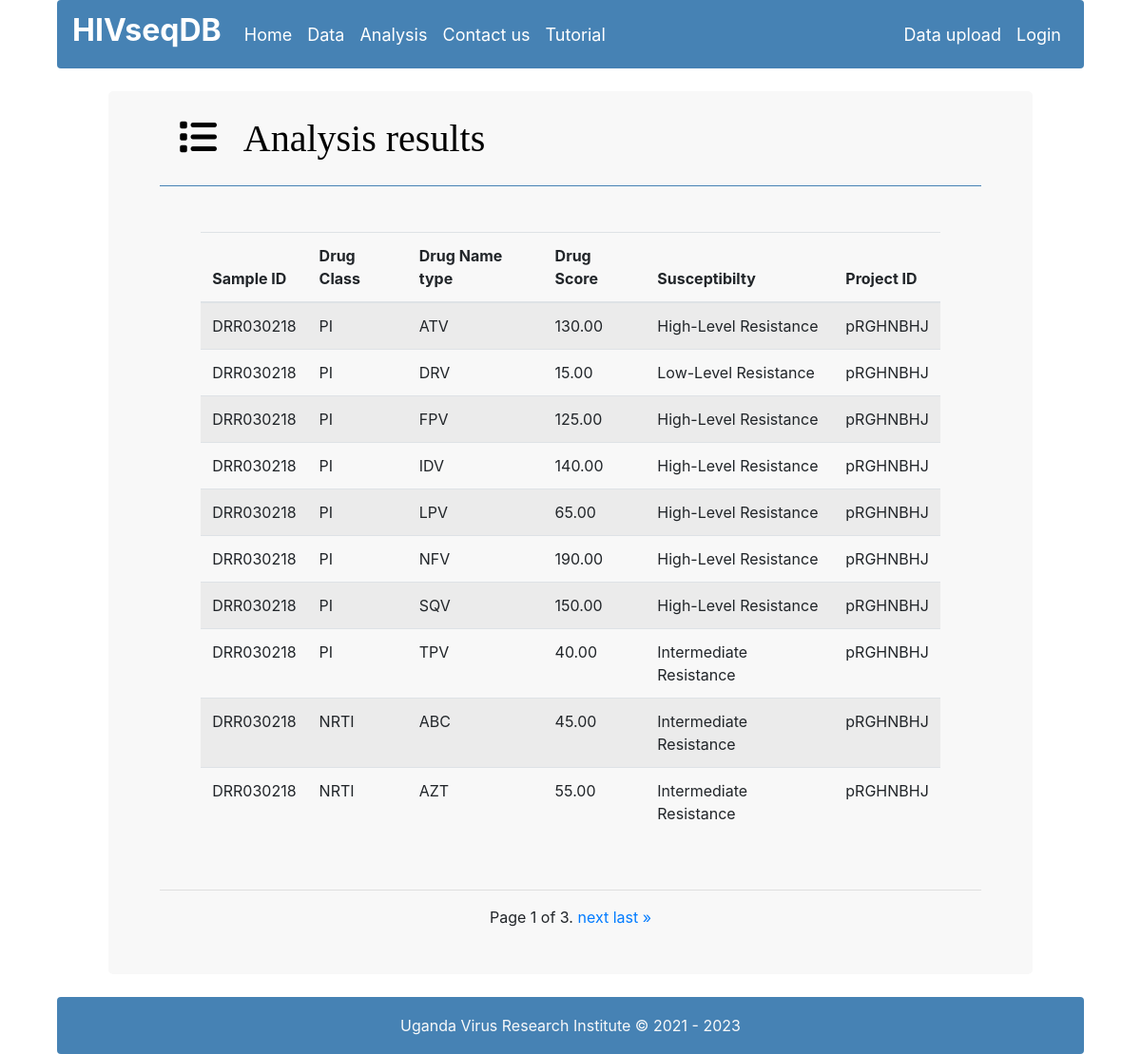
The app's page /analysis/results/ with its own data.
### analysis/models.py (models this page shows, shortened)
class AnalysisResults(models.Model):
    analysis_results_id=models.AutoField(primary_key=True)
    sample_ID=models.CharField(max_length=250)
    drugClass=models.CharField(max_length=250)
    drugName=models.CharField(max_length=250)
    drugScore=models.DecimalField(decimal_places=2,max_digits=5)
    susceptibility=models.CharField(max_length=250)
    project_ID=models.ForeignKey(NewAnalysis, to_field="project_ID",db_column="project_ID",on_delete=models.CASCADE)

class NewAnalysis(models.Model):
    analysis_id=models.AutoField(primary_key=True)
    project_ID=models.CharField(max_length=250, unique=True)
    description=models.CharField(max_length=250, default="DTG virological failure adults in Uganda")
    email=models.EmailField(max_length=250)
    mutation_Database=models.CharField(max_length=250)
    consensus_Percentage=models.DecimalField(decimal_places=2,max_digits=5,default=20)
    target_Coverage=models.DecimalField(decimal_places=2,max_digits=5,default=10000)
    length_Cutoff=models.DecimalField(decimal_places=2,max_digits=5,default=100)
    score_Cutoff=models.DecimalField(decimal_places=2,max_digits=5,default=30)
    error_Rate=models.DecimalField(decimal_places=2,max_digits=5,default=0)
    minimum_Variant_Quality=models.DecimalField(decimal_places=2,max_digits=5,default=0.01)
    minimum_Read_Depth=models.DecimalField(decimal_places=2,max_digits=5,default=100)
    minimum_Allele_Count=models.DecimalField(decimal_places=2,max_digits=5,default=0.01)
    minimum_Mutation_Frequency=models.DecimalField(decimal_places=2,max_digits=5,default=0.01)
    def __str__(self):
        return self.project_ID

### analysis/views.py (the view)
# urls.py: path('analysis/results/', AnalysisResultsView.as_view(), name='analysisResults'),
class AnalysisResultsView(generic.ListView):
    model = AnalysisResults
    queryset = AnalysisResults.objects.all().order_by('analysis_results_id')
    template_name = 'analysis/analysis-results.html'
    paginate_by = 10

### templates/analysis/analysis-results.html (shortened to what this page needs)
{% extends "base/base.html" %}
{% load static %}
{% block css %}
<link rel="stylesheet" href="https://stackpath.bootstrapcdn.com/bootstrap/4.4.1/css/bootstrap.min.css">
<link rel="stylesheet" type="text/css" href="https://cdnjs.cloudflare.com/ajax/libs/font-awesome/6.2.1/css/all.min.css">
{% endblock %}
{% block content %}
<div class="analysis-container">
<div class="analysis-header">
    <div class="icon">
        <i class="fa fa-list" aria-hidden="true"></i>
        &nbsp Analysis results
    </div>
</div>
<br><br>
<div class="params">
    <table class="table table-striped">
        <thead>
            <tr>
                <th>Sample ID</th>
                <th>Drug Class</th>
                <th>Drug Name type</th>
                <th>Drug Score</th>
                <th>Susceptibilty</th>
                <th>Project ID</th>
            </tr>
        </thead>
        <tbody>
            {% for result in page_obj %}
            <tr>
                <td>{{result.sample_ID}}</td>
                <td>{{result.drugClass}}</td>
                <td>{{result.drugName}}</td>
                <td>{{result.drugScore}}</td>
                <td>{{result.susceptibility}}</td>
                <td>{{result.project_ID}}</td>
            </tr>
            {% endfor %}
        </tbody>
    </table>
</div>
<br><hr>
<div class="pagination">
    <div class="check">
    <span class="step-links">
        <span class="current">
            Page {{ page_obj.number }} of {{ page_obj.paginator.num_pages }}.
        </span>
        {% if page_obj.has_next %}
            <a href="?page={{ page_obj.next_page_number }}">next</a>
            <a href="?page={{ page_obj.paginator.num_pages }}">last &raquo;</a>
        {% endif %}
    </span>
</div>
</div>
<br>
<br>
</div>
<br>
{% endblock %}

### templates/analysis/analysis-results.html (style rules this page uses)
.analysis-container { height: 100%; width: 90%; border-radius: 5px; background-color:#F8F8F8; margin: auto; padding-left: 5%; padding-right: 5%; }
.analysis-header { height: 100px; width: 100%; border-radius: 0px; display: flex; justify-content: center; flex-direction: column; border-bottom: 1px solid rgb(70,130,180); }
.icon { color: black; font-size: 40px; padding: 20px 20px 20px 20px; font-family: bold; }
.params { margin: auto; width: 90%; align-items: center; }
.check { margin: auto; align-items: center; text-align: center; }

### templates/base/base.html (style rules this page uses)
html { position: relative; min-height: 100%; width: 90%; margin: auto; }
body { margin: auto; margin-bottom: 60px; }

### records on screen
AnalysisResults: sample_ID "DRR030218", drugClass "PI", drugName "ATV", drugScore "130.00", susceptibility "High-Level Resistance", project_ID "pRGHNBHJ"
AnalysisResults: sample_ID "DRR030218", drugClass "PI", drugName "DRV", drugScore "15.00", susceptibility "Low-Level Resistance", project_ID "pRGHNBHJ"
AnalysisResults: sample_ID "DRR030218", drugClass "PI", drugName "FPV", drugScore "125.00", susceptibility "High-Level Resistance", project_ID "pRGHNBHJ"
AnalysisResults: sample_ID "DRR030218", drugClass "PI", drugName "IDV", drugScore "140.00", susceptibility "High-Level Resistance", project_ID "pRGHNBHJ"
AnalysisResults: sample_ID "DRR030218", drugClass "PI", drugName "LPV", drugScore "65.00", susceptibility "High-Level Resistance", project_ID "pRGHNBHJ"
AnalysisResults: sample_ID "DRR030218", drugClass "PI", drugName "NFV", drugScore "190.00", susceptibility "High-Level Resistance", project_ID "pRGHNBHJ"
AnalysisResults: sample_ID "DRR030218", drugClass "PI", drugName "SQV", drugScore "150.00", susceptibility "High-Level Resistance", project_ID "pRGHNBHJ"
AnalysisResults: sample_ID "DRR030218", drugClass "PI", drugName "TPV", drugScore "40.00", susceptibility "Intermediate Resistance", project_ID "pRGHNBHJ"
AnalysisResults: sample_ID "DRR030218", drugClass "NRTI", drugName "ABC", drugScore "45.00", susceptibility "Intermediate Resistance", project_ID "pRGHNBHJ"
AnalysisResults: sample_ID "DRR030218", drugClass "NRTI", drugName "AZT", drugScore "55.00", susceptibility "Intermediate Resistance", project_ID "pRGHNBHJ"

### other values on screen
{{ page_obj.number }} "1"
{{ page_obj.paginator.num_pages }} "3"
